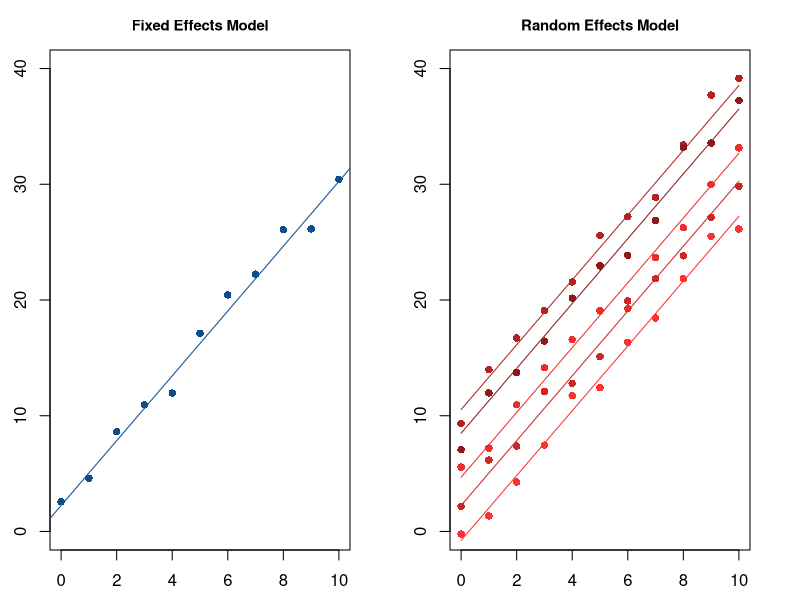

Generate this figure with R:
###############################################################################
# Fixed versus Random Effects
###############################################################################
set.seed(2800)
a <- rnorm(5, 5.7, 5)
b <- 2.8
x <- c(0:10)

layout(matrix(c(1,2),1,2))
par(mar=c(2,2,2,2)+0.5)
plot(x, a[3]+x*b+rnorm(x, 0, 1), xlab = "", ylab = "",
     main = "Fixed Effects Model",
     col = "dodgerblue4", pch = 16,
     xlim = c(0, 10), ylim = c(0, 40),
     cex.main = 0.9)
abline(a = a[3], b, col = "dodgerblue4")

plot(x, a[3]+b*x, type = "n", xlab = "",
     ylab = "", main = "Random Effects Model",
     xlim = c(0, 10), ylim = c(0, 40),
     cex.main = 0.9)

cols <- c("firebrick1", "firebrick2", "firebrick3",
          "firebrick", "firebrick4")

for(i in 1:length(a)) {
  points(x, a[i]+x*b+rnorm(x, 0, 1), pch = 16,
         col = cols[i])
  lines(x, a[i]+x*b, col = cols[i])
}
